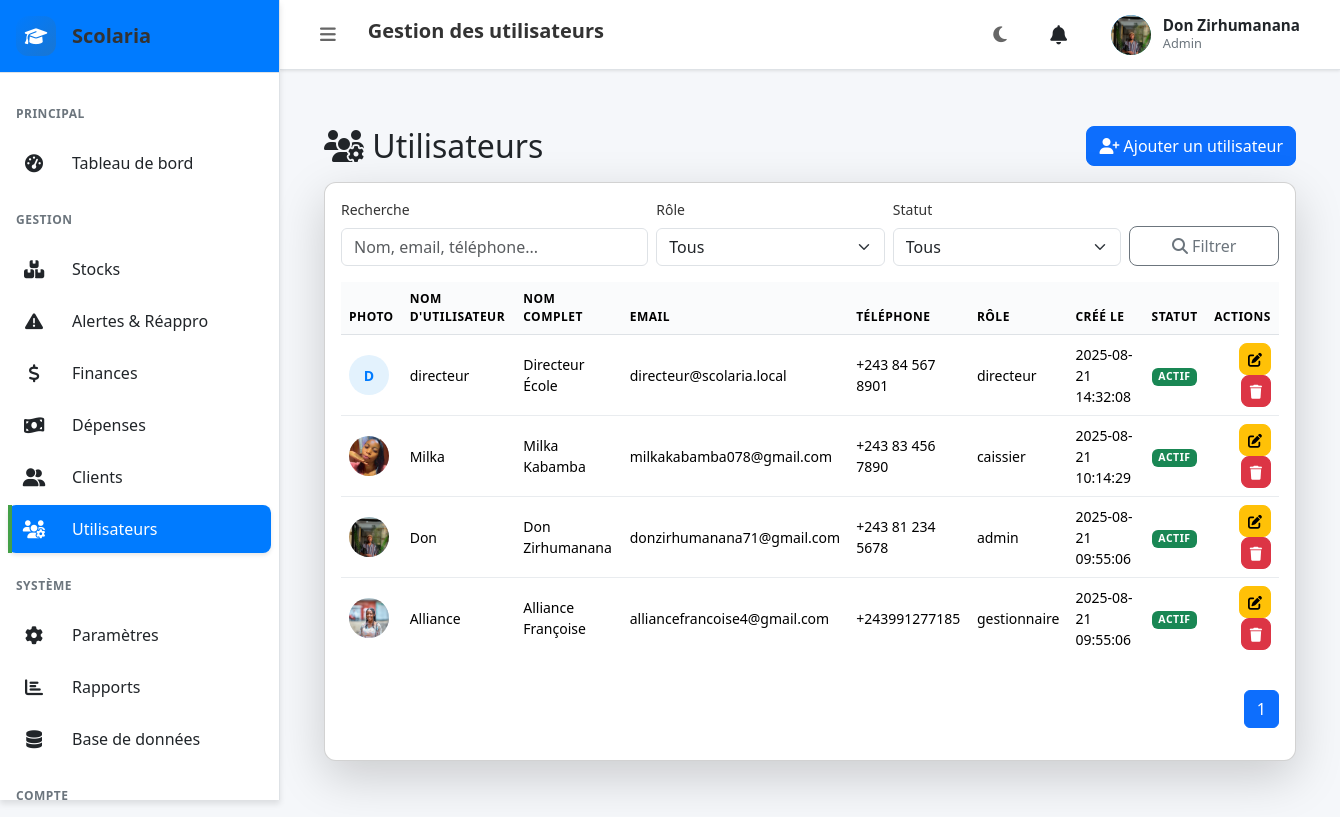
The app's page /users_admin.php (signed in) with its own data.
### tables this page shows
CREATE TABLE `users` (
  `id` int(11) NOT NULL AUTO_INCREMENT,
  `username` varchar(100) NOT NULL,
  `full_name` varchar(150) DEFAULT NULL,
  `email` varchar(150) NOT NULL,
  `phone` varchar(30) DEFAULT NULL,
  `password` varchar(255) NOT NULL,
  `role` enum('admin','gestionnaire','caissier','directeur','utilisateur') NOT NULL DEFAULT 'utilisateur',
  `status` enum('actif','inactif') NOT NULL DEFAULT 'actif',
  `avatar_path` varchar(255) DEFAULT NULL,
  `created_at` timestamp NOT NULL DEFAULT current_timestamp(),
  PRIMARY KEY (`id`),
  UNIQUE KEY `username` (`username`),
  UNIQUE KEY `email` (`email`)
);

### users_admin.php (the view, shortened to what this page needs)
<?php
$pdo = Database::getConnection();
function columnExists($pdo, $table, $column) {
    try {
        $stmt = $pdo->prepare("SELECT COLUMN_NAME FROM INFORMATION_SCHEMA.COLUMNS WHERE TABLE_SCHEMA = DATABASE() AND TABLE_NAME = ? AND COLUMN_NAME = ?");
        $stmt->execute([$table, $column]);
        return $stmt->fetch() !== false;
    } catch (PDOException $e) {
        return false;
    }
}
try {
	$pdo->query("SELECT id, username, full_name, email, phone, password, role, status, avatar_path, created_at FROM users LIMIT 1");
} catch (PDOException $e) {
	$columns_to_add = [
		'full_name' => "VARCHAR(150) NULL",
		'phone' => "VARCHAR(30) NULL",
		'status' => "ENUM('actif','inactif') NOT NULL DEFAULT 'actif",
		'avatar_path' => "VARCHAR(255) NULL"
	];
	foreach ($columns_to_add as $column => $definition) {
		if (!columnExists($pdo, 'users', $column)) {
			try {
				$pdo->exec("ALTER TABLE users ADD COLUMN $column $definition");
			} catch (PDOException $e) {
			}
		}
	}
}
$search = trim((string)($_GET['q'] ?? ''));
$roleFilter = trim((string)($_GET['role'] ?? ''));
$statusFilter = trim((string)($_GET['status'] ?? ''));
$page = max(1, (int)($_GET['page'] ?? 1));
$perPage = 10;
$offset = ($page - 1) * $perPage;
$where = [];
$params = [];
$whereSql = $where ? ('WHERE ' . implode(' AND ', $where)) : '';
$countStmt = $pdo->prepare("SELECT COUNT(*) FROM users $whereSql");
$countStmt->execute($params);
$total = (int)$countStmt->fetchColumn();
$pages = max(1, (int)ceil($total / $perPage));
$listStmt = $pdo->prepare("SELECT id, username, full_name, email, phone, role, status, avatar_path, created_at FROM users $whereSql ORDER BY created_at DESC LIMIT $perPage OFFSET $offset");
$listStmt->execute($params);
$users = $listStmt->fetchAll();
$pageTitle = 'Gestion des utilisateurs';
$showSidebar = true;
$additionalCSS = [
	'https://cdn.jsdelivr.net/npm/bootstrap@5.3.3/dist/css/bootstrap.min.css'
];
?>
<div id="usersRoot" class="container py-4">
	<div class="d-flex justify-content-between align-items-center mb-3">
		<h2 class="mb-0"><i class="fas fa-users-cog"></i> Utilisateurs</h2>
		<button class="btn btn-primary" data-bs-toggle="modal" data-bs-target="#userModal" onclick="resetUserForm()"><i class="fas fa-user-plus"></i> Ajouter un utilisateur</button>
	</div>
	<div class="card shadow-lg">
		<div class="card-body">
			<form class="row g-2 align-items-end mb-3" method="get">
				<div class="col-md-4">
					<label class="form-label">Recherche</label>
					<input type="text" name="q" class="form-control" placeholder="Nom, email, téléphone..." value="<?php echo htmlspecialchars($search); ?>">
				</div>
				<div class="col-md-3">
					<label class="form-label">Rôle</label>
					<select name="role" class="form-select">
						<option value="">Tous</option>
					</select>
				</div>
				<div class="col-md-3">
					<label class="form-label">Statut</label>
					<select name="status" class="form-select">
						<option value="">Tous</option>
					</select>
				</div>
				<div class="col-md-2">
					<button class="btn btn-outline-secondary w-100"><i class="fas fa-search"></i> Filtrer</button>
				</div>
			</form>
			<div class="table-responsive">
				<table class="table table-hover align-middle">
					<thead>
						<tr>
							<th>Photo</th>
							<th>Nom d'utilisateur</th>
							<th>Nom complet</th>
							<th>Email</th>
							<th>Téléphone</th>
							<th>Rôle</th>
							<th>Créé le</th>
							<th>Statut</th>
							<th class="text-end">Actions</th>
						</tr>
					</thead>
					<tbody>
						<?php if (empty($users)): ?>
						<tr><td colspan="9" class="text-center text-muted">Aucun utilisateur</td></tr>
						<?php else: foreach ($users as $u): ?>
						<tr>
							<td>
								<?php if (!empty($u['avatar_path'])): ?>
									<img src="<?php echo htmlspecialchars($u['avatar_path']); ?>" class="avatar" alt="Avatar">
								<?php else: ?>
									<div class="avatar"><?php echo htmlspecialchars(mb_strtoupper(mb_substr((string)$u['full_name'],0,1))); ?></div>
								<?php endif; ?>
							</td>
							<td><?php echo htmlspecialchars($u['username'] ?? ''); ?></td>
							<td><?php echo htmlspecialchars($u['full_name'] ?? ''); ?></td>
							<td><?php echo htmlspecialchars($u['email'] ?? ''); ?></td>
							<td><?php echo htmlspecialchars($u['phone'] ?? ''); ?></td>
							<td><?php echo htmlspecialchars($u['role'] ?? ''); ?></td>
							<td><?php echo htmlspecialchars($u['created_at'] ?? ''); ?></td>
							<td>
								<span class="badge bg-<?php echo ($u['status'] ?? 'actif')==='actif'?'success':'secondary'; ?>"><?php echo ucfirst((string)$u['status']); ?></span>
							</td>
							<td class="text-end">
								<button class="btn btn-sm btn-warning" onclick='openEdit(<?php echo json_encode($u, JSON_HEX_TAG|JSON_HEX_APOS|JSON_HEX_QUOT|JSON_HEX_AMP); ?>)'><i class="fas fa-edit"></i></button>
								<form method="POST" style="display:inline" onsubmit="return confirm('Supprimer cet utilisateur ?')">
									<button class="btn btn-sm btn-danger"><i class="fas fa-trash"></i></button>
								</form>
							</td>
						</tr>
						<?php endforeach; endif; ?>
					</tbody>
				</table>
			</div>
			<nav class="mt-3" aria-label="Pagination">
				<ul class="pagination justify-content-end">
					<?php for ($p=1; $p<=$pages; $p++): $qs = http_build_query(['q'=>$search,'role'=>$roleFilter,'status'=>$statusFilter,'page'=>$p]); ?>
					<li class="page-item <?php echo $p===$page?'active':''; ?>"><a class="page-link" href="?<?php echo $qs; ?>"><?php echo $p; ?></a></li>
					<?php endfor; ?>
				</ul>
			</nav>
		</div>
	</div>
</div>
<?php
$content = ob_get_clean();
include __DIR__ . '/layout/base.php';
?>

### layout/base.php (shortened to what this page needs)
<?php
$pageTitle = $pageTitle ?? 'Scolaria';
$showSidebar = $showSidebar ?? true;
$bodyClass = $bodyClass ?? '';
$additionalCSS = $additionalCSS ?? [];
?>
<!DOCTYPE html>
<html lang="fr" data-theme="light">
<head>
    <link rel="stylesheet" href="assets/css/style.css">
    <link rel="stylesheet" href="assets/css/notifications.css">
    <link rel="stylesheet" href="assets/css/header-notifications.css">
    <link rel="stylesheet" href="https://cdnjs.cloudflare.com/ajax/libs/font-awesome/6.4.0/css/all.min.css">
    <?php foreach ($additionalCSS as $css): ?>
        <link rel="stylesheet" href="<?php echo htmlspecialchars($css); ?>">
    <?php endforeach; ?>
</head>
<body class="<?php echo htmlspecialchars($bodyClass); ?>">
    <div class="app-layout">
        <?php if ($showSidebar): ?>
            <aside class="sidebar" id="sidebar">
                <div class="sidebar-logo">
                    <div class="logo-icon">
                        <i class="fas fa-graduation-cap"></i>
                    </div>
                    <div class="logo-text">Scolaria</div>
                </div>
                <nav class="sidebar-nav">
                    <?php include __DIR__ . '/../partials/menu.php'; ?>
                </nav>
            </aside>
        <?php endif; ?>
        <main class="main-content">
            <header class="app-header">
                <div class="header-left">
                    <?php if ($showSidebar): ?>
                        <button class="sidebar-toggle" data-tooltip="Toggle Sidebar (Ctrl+B)">
                            <i class="fas fa-bars"></i>
                        </button>
                    <?php endif; ?>
                    <h1 class="page-title"><?php echo htmlspecialchars($pageTitle); ?></h1>
                </div>
                <div class="header-right">
                    <button class="theme-toggle" data-tooltip="Changer de thème (Ctrl+D)">
                        <i class="fas fa-moon"></i>
                    </button>
                    <button class="notifications-btn" data-tooltip="Notifications">
                        <i class="fas fa-bell"></i>
                    </button>
                    <?php include __DIR__ . '/../includes/user_header.php'; ?>
                    <div class="user-menu" data-tooltip="Menu utilisateur">
                        <div class="user-avatar">
                            <?php echo generateAvatar($userProfile); ?>
                        </div>
                        <div class="user-info">
                            <div class="user-name"><?php echo htmlspecialchars($userProfile['full_name']); ?></div>
                            <div class="user-role"><?php echo htmlspecialchars($userProfile['role']); ?></div>
                        </div>
                    </div>
                </div>
            </header>
            <div class="content-area">
                <?php
                if (isset($content)) {
                    echo $content;
                } else {
                    if (isset($contentFile) && file_exists($contentFile)) {
                        include $contentFile;
                    }
                }
                ?>
            </div>
        </main>
    </div>
</body>
</html>

### includes/user_header.php (shortened to what this page needs)
<?php
function getUserProfile($userId) {
    $pdo = Database::getConnection();
    try {
        $stmt = $pdo->prepare("
            SELECT id, username, full_name, email, phone, role, status, avatar_path, created_at
            FROM users
            WHERE id = ?
        ");
        $stmt->execute([$userId]);
        $profile = $stmt->fetch();
        if ($profile) {
            return [
                'avatar' => $profile['avatar_path'],
                'full_name' => $profile['full_name'] ?: $profile['username'],
                'email' => $profile['email'],
                'role' => $profile['role'],
                'username' => $profile['username'],
                'phone' => $profile['phone'],
                'status' => $profile['status']
            ];
        }
        return [
            'avatar' => null,
            'full_name' => $_SESSION['username'] ?? 'Utilisateur',
            'email' => $_SESSION['email'] ?? '',
            'role' => $_SESSION['role'] ?? 'Utilisateur'
        ];
    } catch (Exception $e) {
        error_log('Erreur lors de la récupération du profil: ' . $e->getMessage());
        return [
            'avatar' => null,
            'full_name' => $_SESSION['username'] ?? 'Utilisateur',
            'email' => $_SESSION['email'] ?? '',
            'role' => $_SESSION['role'] ?? 'Utilisateur'
        ];
    }
}
function generateAvatar($profile) {
    if (!empty($profile['avatar']) && file_exists($profile['avatar'])) {
        return '<img src="' . htmlspecialchars($profile['avatar']) . '" alt="Avatar" class="user-avatar-img">';
    }
    $initial = strtoupper(substr($profile['full_name'], 0, 1));
    $colors = ['#3498db', '#e74c3c', '#2ecc71', '#f39c12', '#9b59b6', '#1abc9c'];
    $color = $colors[array_rand($colors)];
    return '<div class="user-avatar-initial" style="background-color: ' . $color . '">' . $initial . '</div>';
}
$userId = $_SESSION['user_id'] ?? 0;
$userProfile = getUserProfile($userId);
?>

### assets/css/header-notifications.css (style rules this page uses)
.notifications-btn { position: relative; background: none; border: none; color: var(--text-color); font-size: 1.2rem; padding: 0.5rem; border-radius: 50%; cursor: pointer; transition: all 0.2s ease; display: flex; align-items: center; justify-content: center; width: 40px; height: 40px; }
.user-menu { display: flex; align-items: center; gap: 0.75rem; padding: 0.5rem; border-radius: 8px; cursor: pointer; transition: all 0.2s ease; position: relative; }
.user-avatar { width: 40px; height: 40px; border-radius: 50%; display: flex; align-items: center; justify-content: center; font-weight: bold; color: white; font-size: 1.1rem; overflow: hidden; position: relative; }
.user-avatar-img { width: 100%; height: 100%; object-fit: cover; border-radius: 50%; }
.user-info { display: flex; flex-direction: column; min-width: 0; }
.user-name { font-weight: 600; color: var(--text-color); font-size: 0.95rem; line-height: 1.2; white-space: nowrap; overflow: hidden; text-overflow: ellipsis; }
.user-role { font-size: 0.8rem; color: var(--text-muted); text-transform: capitalize; }
:root { --bg-color: #ffffff; --card-bg: #f8f9fa; --text-color: #212529; --text-muted: #6c757d; --border-color: #dee2e6; --border-light: #e9ecef; --hover-bg: #f1f3f4; --primary-color: #007bff; --accent-color: #3498db; --unread-bg: rgba(52, 152, 219, 0.05); }

### users_admin.php (style rules this page uses)
#usersRoot .card { border-radius: .75rem; box-shadow: 0 .5rem 1rem rgba(0,0,0,.08); }
#usersRoot .avatar { width: 40px; height: 40px; border-radius: 50%; object-fit: cover; background: var(--primary-light); display: inline-flex; align-items: center; justify-content: center; font-weight: 700; color: var(--primary-color); }
#usersRoot .table thead th { background: var(--bg-tertiary); }
#usersRoot .btn { border-radius: .5rem; }
.sidebar { background: var(--bg-secondary) !important; color: var(--text-color) !important; border-right: 1px solid var(--border-color) !important; }
.sidebar-logo { background: var(--primary-color) !important; color: white !important; padding: 1rem !important; text-align: center !important; font-weight: bold !important; }

### records on screen
users: avatar_path (picture), full_name "Don Zirhumanana", role "Admin", username "Don", email "donzirhumanana71@gmail.com", phone "+243 81 234 5678", role "admin", created_at "2025-08-21 09:55:06", status "ACTIF"
users: full_name "D", username "directeur", full_name "Directeur École", email "directeur@scolaria.local", phone "+243 84 567 8901", role "directeur", created_at "2025-08-21 14:32:08", status "ACTIF"
users: avatar_path (picture), username "Milka", full_name "Milka Kabamba", email "milkakabamba078@gmail.com", phone "+243 83 456 7890", role "caissier", created_at "2025-08-21 10:14:29", status "ACTIF"
users: avatar_path (picture), username "Alliance", full_name "Alliance Françoise", email "alliancefrancoise4@gmail.com", phone "+243991277185", role "gestionnaire", created_at "2025-08-21 09:55:06", status "ACTIF"

### other values on screen
$text "Tableau de bord Stocks Alertes & Réappro Finances Dépenses Clients Utilisateurs Paramètres Rapports Base de données"
$pageTitle "Gestion des utilisateurs"
